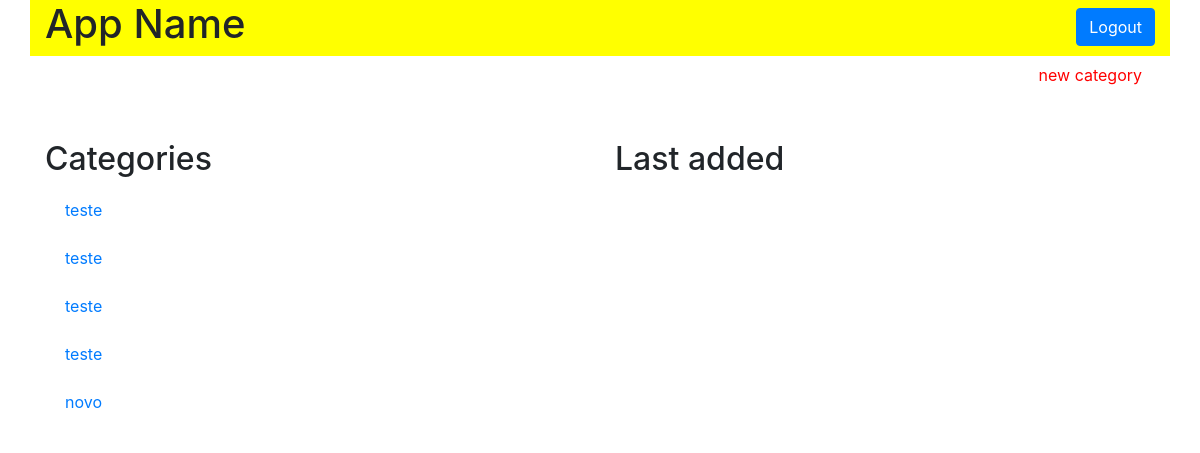
Page /category on the earlier database version.
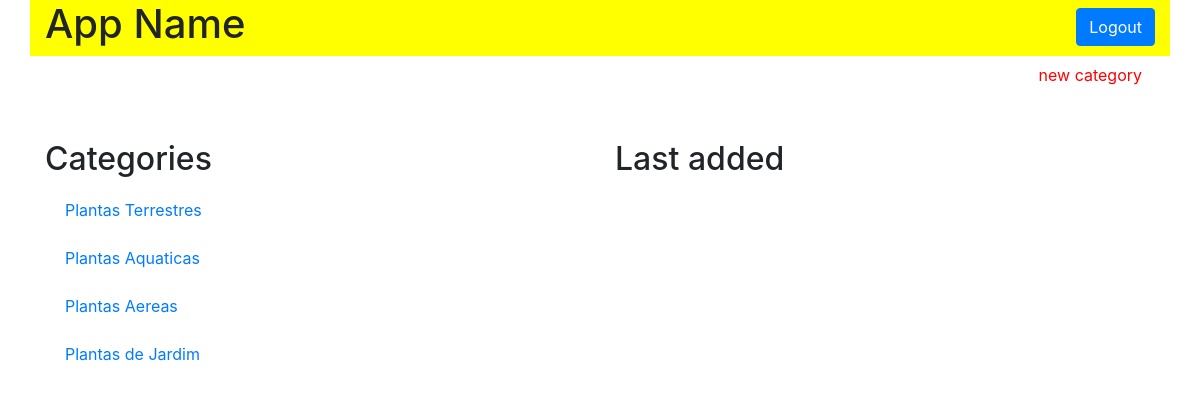
Same page on the later database version.
### models.py (models this page shows, shortened)
class Category(Base):
    __tablename__ = 'category'
    id = Column(Integer, primary_key=True)
    name = Column(String(50), nullable=False)

### application.py (the view)
@app.route('/category')
def catalogFunction():
    category = session.query(Category)
    if category == 0:
        return "no categories"
    else:
        return render_template('catalog.html', plantas=category)

### templates/catalog.html (shortened to what this page needs)
<!DOCTYPE html>
<html lang="pt-br">
<head>
  <link rel="stylesheet" href="https://stackpath.bootstrapcdn.com/bootstrap/4.3.1/css/bootstrap.min.css">
  <link rel="stylesheet" href="{{ url_for('static', filename='styles.css') }}" />
</head>
<body>
  <div class="container">
    <header id="top-header" class="row">
      <div class="col-md-6">
        <h1>App Name</h1>
      </div>
      <div class="col-md-6">
        <button type="button"  id="log-in-out-button" class="btn btn-primary">Logout</button>
      </div>
    </header>
    <section class="row">
      <div class="col-md-12">
        <a href="#">
          <button id="new-item-button" class="btn btn-default link-color">
            new category
          </button>
        </a>
    </section>
    <section class="row">
      <div id="item-description" class="col-md-6">
        <h2>Categories</h2>
        {% for i in plantas %}
          <div class="list-group">
            <a href="#" class="list-group-item">{{ i.name }}</a>
          </div>
        {% endfor %}
      </div>
      <div id="item-description" class="col-md-6">
        <h2>Last added</h2>
      </div>
    </section>
  </div>
</body>
</html>

Differences in the rows shown:
removed Category: name "novo"
changed Category: name "teste" → "Plantas Terrestres"
changed Category: name "teste" → "Plantas Aquaticas"
changed Category: name "teste" → "Plantas Aereas"
changed Category: name "teste" → "Plantas de Jardim"
